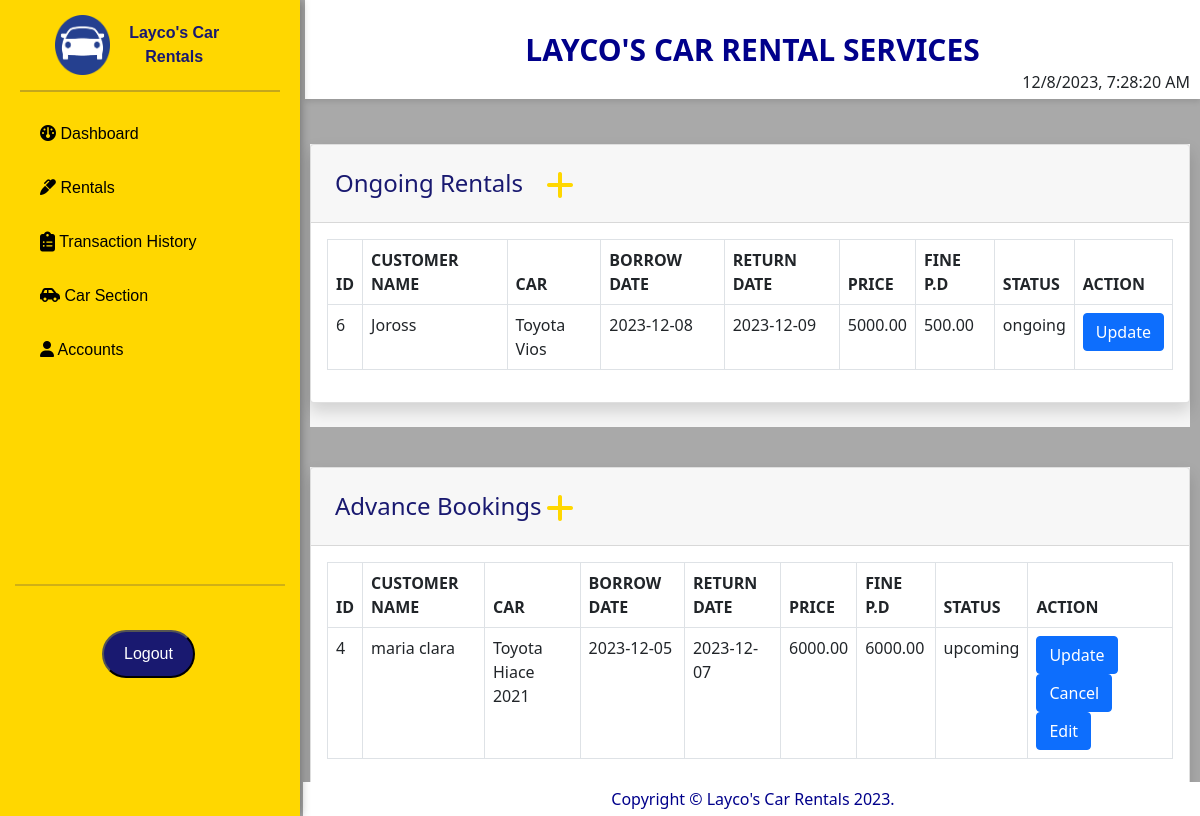
The page /pages/rentals.php on the database its author committed.
### tables this page shows
CREATE TABLE `rentals` (
  `rentalId` int(11) NOT NULL,
  `customerId` int(11) DEFAULT NULL,
  `carId` int(11) DEFAULT NULL,
  `borrowDate` date DEFAULT NULL,
  `returnDate` date DEFAULT NULL,
  `price` decimal(10,2) DEFAULT NULL,
  `fine_per_day` decimal(10,2) DEFAULT NULL,
  `dateReturned` date DEFAULT NULL,
  `penalty` decimal(10,2) DEFAULT NULL,
  `grossIncome` decimal(10,2) DEFAULT NULL,
  `status` varchar(20) DEFAULT NULL
);

CREATE TABLE `customers` (
  `customerId` int(11) NOT NULL,
  `name` varchar(100) DEFAULT NULL,
  `number` varchar(15) DEFAULT NULL
);

CREATE TABLE `cars` (
  `carId` int(11) NOT NULL,
  `carName` varchar(100) DEFAULT NULL,
  `brand` varchar(50) DEFAULT NULL,
  `model` varchar(50) DEFAULT NULL,
  `yearModel` int(11) DEFAULT NULL,
  `color` varchar(50) DEFAULT NULL
);

### pages/rentals.php (the view, shortened to what this page needs)
<?php
include'../includes/sidebar.php';
?>
    <div class="cardProduct">
    <div class="card shadow mb-4">
            <div class="card-header py-3" id="rental">
                <h4 class="m-2 font-weight-bold">Ongoing Rentals</h4>
                <a class="add-btn"  href="newTransac.php">
                    <i class="fa-solid fa-plus fa-2xl" id="add-transac" style="color: #ffd700;"></i>
                </a>
            </div>
            <div class="card-body">
                <div class="table-responsive">
                    <table class="table table-bordered" id="dataTable" width="100%" cellspacing="0">
                        <thead>
                            <tr>
                                <th>ID</th>
                                <th>CUSTOMER NAME</th>
                                <th>CAR</th>
                                <th>BORROW DATE</th>
                                <th>RETURN DATE</th>
                                <th>PRICE</th>
                                <th>FINE P.D</th>
                                <th>STATUS</th>
                                <th>ACTION</th>
                            </tr>
                        </thead>
                    <tbody>
                        <?php
                        $dbConnection = new DbConnection();
                        $db = $dbConnection->getConnection();
                                $Query = "SELECT rentals.rentalId, customers.name AS customer_name, cars.carName, rentals.borrowDate, rentals.returnDate, rentals.price, rentals.fine_per_day, rentals.status
                                FROM rentals
                                INNER JOIN customers ON rentals.customerId = customers.customerId
                                INNER JOIN cars ON rentals.carId = cars.carId
                                WHERE rentals.status = 'ongoing'";
                                $result = $db->query($Query);
                                if ($result->num_rows > 0) {
                                    while ($row = $result->fetch_assoc()) {
                                    echo "<tr>";
                                    echo "<td>{$row['rentalId']}</td>";
                                    echo "<td>{$row['customer_name']}</td>";
                                    echo "<td>{$row['carName']}</td>";
                                    echo "<td>{$row['borrowDate']}</td>";
                                    echo "<td>{$row['returnDate']}</td>";
                                    echo "<td>{$row['price']}</td>";
                                    echo "<td>{$row['fine_per_day']}</td>";
                                    echo "<td>{$row['status']}</td>";
                                    echo "<td><a href='updateOngoing.php?rentalId={$row['rentalId']}' class='btn btn-primary'>Update</a></td>";
                                    echo "</tr>";
                                }
                                } else {
                                echo "<tr><td colspan='9'>No ongoing rentals found</td></tr>";
                                }
                        ?>
                    </tbody>
                    </table>
                </div>
            </div>
        </div>
    </div>
    <div class="cardProduct">
    <div class="card shadow mb-4">
            <div class="card-header py-3" id="rental">
                <h4 class="m-2 font-weight-bold">Advance Bookings</h4>
                <a class="add-btn"  href="newTransac.php">
                    <i class="fa-solid fa-plus fa-2xl" id="add-transac" style="color: #ffd700;"></i>
                </a>
            </div>
            <div class="card-body">
                <div class="table-responsive">
                    <table class="table table-bordered" id="dataTable" width="100%" cellspacing="0">
                        <thead>
                            <tr>
                                <th>ID</th>
                                <th>CUSTOMER NAME</th>
                                <th>CAR</th>
                                <th>BORROW DATE</th>
                                <th>RETURN DATE</th>
                                <th>PRICE</th>
                                <th>FINE P.D</th>
                                <th>STATUS</th>
                                <th>ACTION</th>
                            </tr>
                        </thead>
                    <tbody>
                    <?php
                        $dbConnection = new DbConnection();
                        $db = $dbConnection->getConnection();
                        $Query = "SELECT rentals.rentalId, customers.name AS customer_name, cars.carName, rentals.borrowDate, rentals.returnDate, rentals.price, rentals.fine_per_day, rentals.status
                        FROM rentals
                        INNER JOIN customers ON rentals.customerId = customers.customerId
                        INNER JOIN cars ON rentals.carId = cars.carId
                        WHERE rentals.status = 'upcoming'";
                        $result = $db->query($Query);
                        if ($result->num_rows > 0) {
                            while ($row = $result->fetch_assoc()) {
                                echo "<tr>";
                                echo "<td>{$row['rentalId']}</td>";
                                echo "<td>{$row['customer_name']}</td>";
                                echo "<td>{$row['carName']}</td>";
                                echo "<td>{$row['borrowDate']}</td>";
                                echo "<td>{$row['returnDate']}</td>";
                                echo "<td>{$row['price']}</td>";
                                echo "<td>{$row['fine_per_day']}</td>";
                                echo "<td>{$row['status']}</td>";
                                echo "<td>
                                    <a href='updateBooking.php?rentalId={$row['rentalId']}&customer_name={$row['customer_name']}' class='btn btn-primary'>Update</a>
                                    <a href='cancelBooking.php?rentalId={$row['rentalId']}&customer_name={$row['customer_name']}' class='btn btn-primary'>Cancel</a>
                                    <a href='editBooking.php?rentalId={$row['rentalId']}&customer_name={$row['customer_name']}' class='btn btn-primary'>Edit</a>
                                </td>";
                            }
                        } else {
                            echo "<tr><td colspan='9'>No upcoming rentals found</td></tr>";
                        }
                        ?>
                    </tbody>
                    </table>
                </div>
            </div>
        </div>
    </div>
<?php
include'../includes/footer.php';
?>

### css/sidebar.css (style rules this page uses)
body { background-color: darkgray; }

### pages/rentals.php (style rules this page uses)
.cardProduct { width: calc(100% - 320px); margin-top: 40px; margin-left: 310px; display:inline-block; background: rgb(245, 245, 245); }
#rental { display: inline-block; }
.m-2 { color: rgb(25,25,112); display; inline; }
#add-transac { display: inline-block; position: absolute; left: 225px; top: 30px; margin: 5px; padding: 5px; }

### rows shown on the page
rentals: rentalId "6", customerId.name "Joross", carId.carName "Toyota Vios", borrowDate "2023-12-08", returnDate "2023-12-09", price "5000.00", fine_per_day "500.00", status "ongoing"
rentals: rentalId "4", customerId.name "maria clara", carId.carName "Toyota Hiace 2021", borrowDate "2023-12-05", returnDate "2023-12-07", price "6000.00", fine_per_day "6000.00", status "upcoming"
